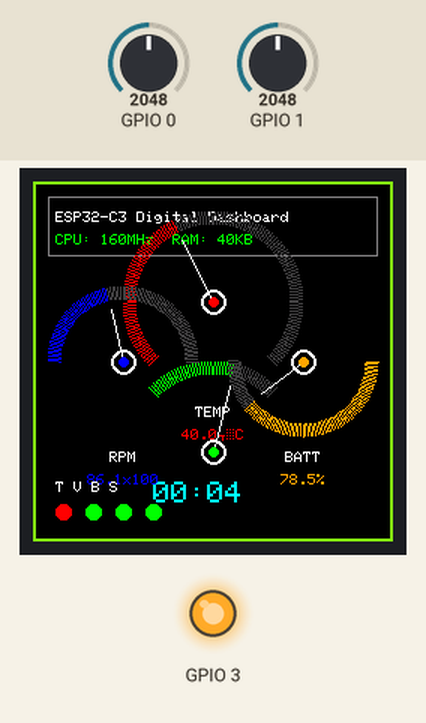
Simulated run of this sketch. Board: ESP32-C3. Shown: 240×240 colour display, output pins drawn as LEDs (lit = HIGH). Inputs (shaded band) come from the test bench; at power-on: GPIO 0 = 2048, GPIO 1 = 2048. Random numbers use the default seed unless the sketch sets one; what the sketch prints to the serial monitor is not drawn.

Above: at 5.3 s.
5.4 s: GPIO 0 set to 1960
At 7.58 s:
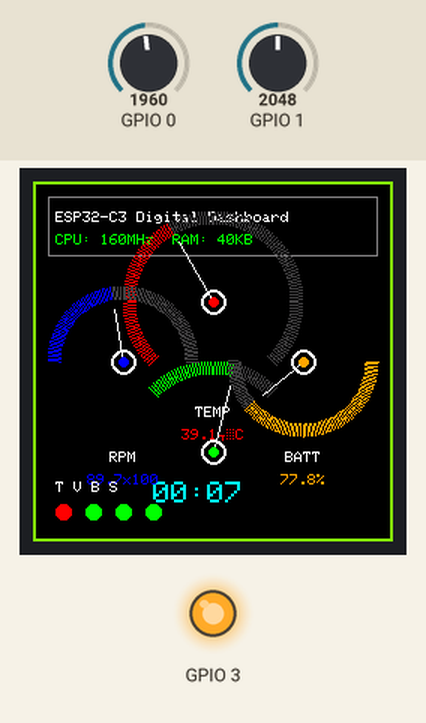
8.4 s: GPIO 1 set to 2866
At 10.7 s:
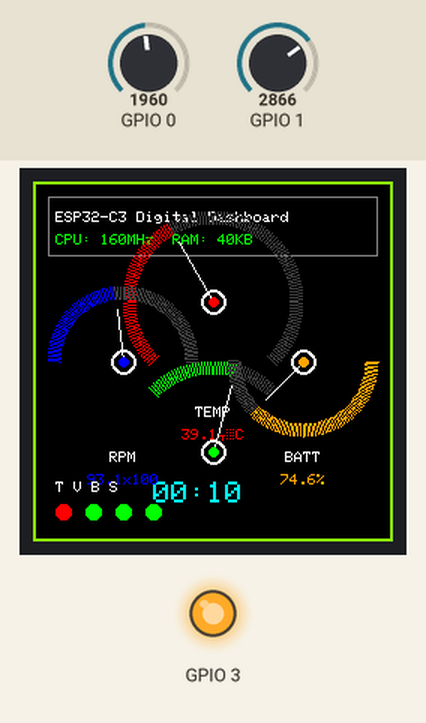
11.4 s: GPIO 0 set to 2040
At 13.12 s:
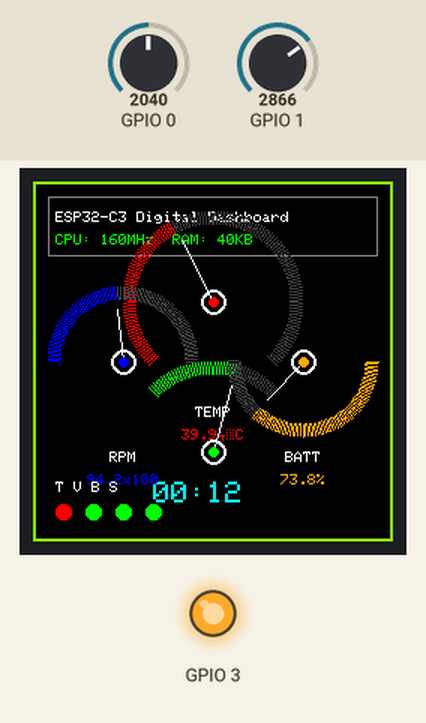
14.4 s: GPIO 1 set to 3603
At 17.11 s:
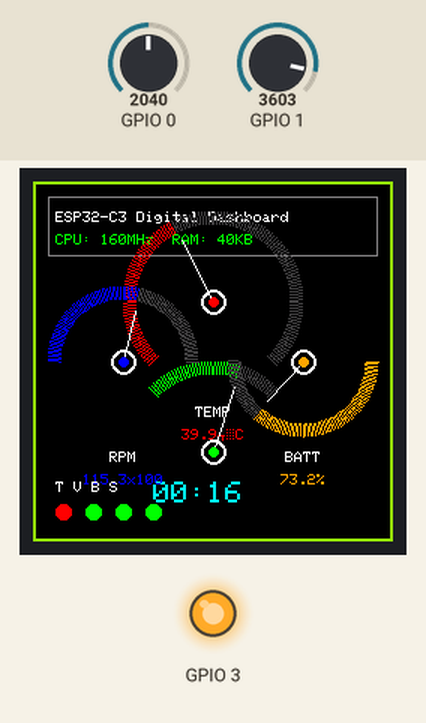
17.4 s: GPIO 0 set to 2047
At 18.49 s:
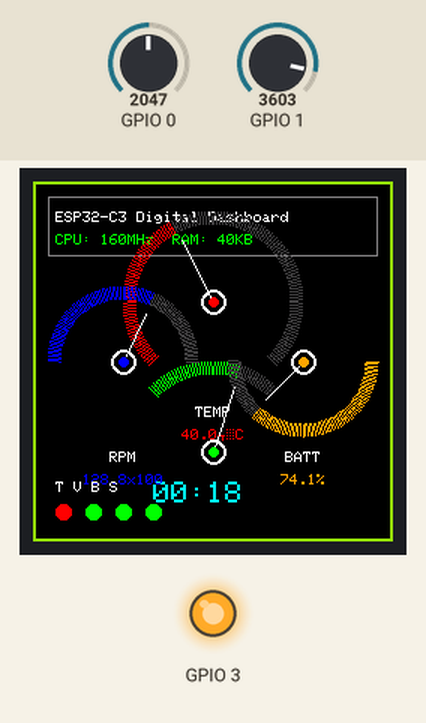
20.4 s: GPIO 1 set to 4095
At 23.34 s:
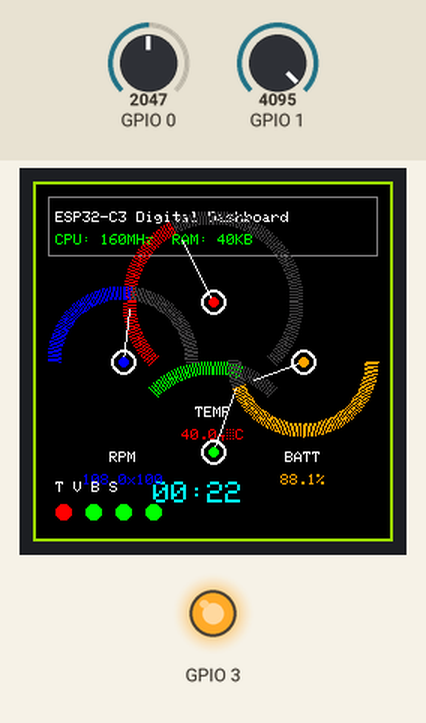

The sketch:

CoolDisplay.ino
```cpp
/*
  Cool Digital Display with Meters and Dials for ESP32-C3 with GC9A01
  Using LovyanGFX library as a replacement for TFT_eSPI
  Features: Analog gauges, digital meters, temperature display, voltage meter
*/

#define LGFX_USE_V1
#include <LovyanGFX.hpp>

// Custom LGFX class for ESP32-C3 with GC9A01
class LGFX : public lgfx::LGFX_Device
{
  lgfx::Panel_GC9A01 _panel_instance;
  lgfx::Bus_SPI _bus_instance;

public:
  LGFX(void)
  {
    {
      auto cfg = _bus_instance.config();
      cfg.spi_host = SPI2_HOST;  // Use FSPI for ESP32-C3
      cfg.spi_mode = 0;
      cfg.freq_write = 27000000; // 27MHz
      cfg.freq_read = 16000000;
      cfg.spi_3wire = true;
      cfg.use_lock = true;
      cfg.dma_channel = SPI_DMA_CH_AUTO;
      cfg.pin_sclk = 6;   // SPI Clock
      cfg.pin_mosi = 7;   // SPI Data Output (MOSI)
      cfg.pin_miso = -1;  // Not used
      cfg.pin_dc = 2;     // Data/Command select
      _bus_instance.config(cfg);
      _panel_instance.setBus(&_bus_instance);
    }

    {
      auto cfg = _panel_instance.config();
      cfg.pin_cs = 10;    // Chip Select
      cfg.pin_rst = -1;   // Reset pin (not connected)
      cfg.pin_busy = -1;  // Not used
      cfg.memory_width = 240;
      cfg.memory_height = 240;
      cfg.panel_width = 240;
      cfg.panel_height = 240;
      cfg.offset_x = 0;
      cfg.offset_y = 0;
      cfg.offset_rotation = 0;
      cfg.dummy_read_pixel = 8;
      cfg.dummy_read_bits = 1;
      cfg.readable = true;
      cfg.invert = false;
      cfg.rgb_order = false;
      cfg.dlen_16bit = false;
      cfg.bus_shared = true;
      _panel_instance.config(cfg);
    }

    setPanel(&_panel_instance);
  }
};

static LGFX lcd;
static LGFX_Sprite sprite(&lcd);  // Sprite for smooth animations

// Color definitions
#define BLACK       0x0000
#define WHITE       0xFFFF
#define RED         0xF800
#define GREEN       0x07E0
#define BLUE        0x001F
#define CYAN        0x07FF
#define MAGENTA     0xF81F
#define YELLOW      0xFFE0
#define ORANGE      0xFD20
#define GRAY        0x8410
#define DARK_GRAY   0x4208
#define LIGHT_GRAY  0xBDF7

// Gauge parameters
struct Gauge {
  int centerX, centerY;
  int radius;
  int startAngle, endAngle;
  float minValue, maxValue;
  float currentValue;
  uint16_t color;
  const char* label;
  const char* unit;
};

// Initialize gauges
Gauge tempGauge = {120, 80, 60, 135, 45, 0, 100, 23.5, RED, "TEMP", "°C"};
Gauge voltGauge = {120, 180, 60, 225, 315, 0, 5, 3.3, GREEN, "VOLT", "V"};
Gauge speedGauge = {60, 120, 50, 180, 0, 0, 200, 85, BLUE, "RPM", "x100"};
Gauge battGauge = {180, 120, 50, 0, 180, 0, 100, 78, ORANGE, "BATT", "%"};

// Animation variables
float animationStep = 0;
unsigned long lastUpdate = 0;
unsigned long lastDataUpdate = 0;

void setup() {
  Serial.begin(115200);
  delay(1000);

  Serial.println("=========================================");
  Serial.println("Cool Digital Display - ESP32-C3 + GC9A01");
  Serial.println("Using LovyanGFX Library");
  Serial.println("=========================================");

  // Initialize backlight
  pinMode(3, OUTPUT);
  digitalWrite(3, HIGH);
  Serial.println("Backlight ON");

  // Initialize display
  lcd.init();
  lcd.setRotation(0);
  lcd.fillScreen(BLACK);

  // Show startup screen
  showStartupScreen();
  delay(2000);

  // Initialize sprite for smooth animations
  sprite.createSprite(240, 240);
  sprite.setColorDepth(16);

  Serial.println("Display initialized successfully!");
}

void showStartupScreen() {
  lcd.fillScreen(BLACK);

  // Draw title
  lcd.setTextColor(WHITE);
  lcd.setTextSize(2);
  lcd.setCursor(60, 50);
  lcd.println("DIGITAL");
  lcd.setCursor(80, 75);
  lcd.println("DASH");

  // Draw subtitle
  lcd.setTextColor(GRAY);
  lcd.setTextSize(1);
  lcd.setCursor(70, 110);
  lcd.println("ESP32-C3 + GC9A01");
  lcd.setCursor(85, 125);
  lcd.println("LovyanGFX");

  // Draw loading bar
  int barWidth = 160;
  int barHeight = 8;
  int barX = (240 - barWidth) / 2;
  int barY = 160;

  lcd.drawRect(barX - 2, barY - 2, barWidth + 4, barHeight + 4, WHITE);

  for (int i = 0; i <= barWidth; i += 4) {
    lcd.fillRect(barX, barY, i, barHeight, GREEN);
    delay(20);
  }

  // Version info
  lcd.setTextColor(DARK_GRAY);
  lcd.setCursor(90, 200);
  lcd.println("v1.0.0");
}

void drawGauge(Gauge& gauge) {
  int cx = gauge.centerX;
  int cy = gauge.centerY;
  int radius = gauge.radius;

  // Draw gauge background arc
  for (int r = radius - 8; r <= radius; r++) {
    drawArc(cx, cy, r, gauge.startAngle, gauge.endAngle, DARK_GRAY);
  }

  // Calculate needle angle
  float valueRange = gauge.maxValue - gauge.minValue;
  float angleRange = gauge.endAngle - gauge.startAngle;
  if (angleRange < 0) angleRange += 360;

  float valuePercent = (gauge.currentValue - gauge.minValue) / valueRange;
  float needleAngle = gauge.startAngle + (valuePercent * angleRange);

  // Draw value arc (colored portion)
  for (int r = radius - 8; r <= radius; r++) {
    drawArc(cx, cy, r, gauge.startAngle, needleAngle, gauge.color);
  }

  // Draw center circle
  sprite.fillCircle(cx, cy, 8, WHITE);
  sprite.fillCircle(cx, cy, 6, BLACK);

  // Draw needle
  float needleRadians = needleAngle * PI / 180.0;
  int needleEndX = cx + (radius - 15) * cos(needleRadians);
  int needleEndY = cy + (radius - 15) * sin(needleRadians);

  sprite.drawLine(cx, cy, needleEndX, needleEndY, WHITE);
  sprite.fillCircle(cx, cy, 3, gauge.color);

  // Draw label and value
  sprite.setTextColor(WHITE);
  sprite.setTextSize(1);

  // Label
  int labelWidth = strlen(gauge.label) * 6;
  sprite.setCursor(cx - labelWidth/2, cy + radius + 10);
  sprite.println(gauge.label);

  // Value
  char valueStr[20];
  sprintf(valueStr, "%.1f%s", gauge.currentValue, gauge.unit);
  int valueWidth = strlen(valueStr) * 6;
  sprite.setCursor(cx - valueWidth/2, cy + radius + 25);
  sprite.setTextColor(gauge.color);
  sprite.println(valueStr);
}

void drawArc(int cx, int cy, int radius, float startAngle, float endAngle, uint16_t color) {
  if (endAngle < startAngle) endAngle += 360;

  for (float angle = startAngle; angle <= endAngle; angle += 2) {
    float radians = angle * PI / 180.0;
    int x = cx + radius * cos(radians);
    int y = cy + radius * sin(radians);
    sprite.drawPixel(x, y, color);
  }
}

void drawDigitalReadouts() {
  // System info panel
  sprite.drawRect(10, 10, 220, 40, GRAY);
  sprite.setTextColor(WHITE);
  sprite.setTextSize(1);
  sprite.setCursor(15, 20);
  sprite.println("ESP32-C3 Digital Dashboard");

  sprite.setTextColor(GREEN);
  sprite.setCursor(15, 35);
  sprite.printf("CPU: %dMHz  RAM: %dKB", ESP.getCpuFreqMHz(), ESP.getFreeHeap()/1024);

  // Time display
  sprite.setTextColor(CYAN);
  sprite.setTextSize(2);
  sprite.setCursor(80, 200);
  unsigned long seconds = millis() / 1000;
  unsigned long minutes = seconds / 60;
  seconds = seconds % 60;
  sprite.printf("%02lu:%02lu", minutes, seconds);
}

void updateSensorValues() {
  // Simulate sensor readings with smooth changes
  static float tempTarget = 25.0;
  static float voltTarget = 3.3;
  static float speedTarget = 90.0;
  static float battTarget = 80.0;

  // Randomly change targets occasionally
  if (random(100) < 2) tempTarget = random(200, 450) / 10.0;
  if (random(100) < 2) voltTarget = random(280, 360) / 100.0;
  if (random(100) < 2) speedTarget = random(300, 1800) / 10.0;
  if (random(100) < 2) battTarget = random(650, 980) / 10.0;

  // Smooth interpolation to targets
  tempGauge.currentValue += (tempTarget - tempGauge.currentValue) * 0.05;
  voltGauge.currentValue += (voltTarget - voltGauge.currentValue) * 0.05;
  speedGauge.currentValue += (speedTarget - speedGauge.currentValue) * 0.05;
  battGauge.currentValue += (battTarget - battGauge.currentValue) * 0.05;

  // Add some real sensor readings
  tempGauge.currentValue = 20.0 + (analogRead(A0) / 4095.0) * 40.0; // Simulate temperature
  voltGauge.currentValue = 3.0 + (analogRead(A1) / 4095.0) * 0.6;   // Simulate voltage
}

void drawStatusLEDs() {
  // Status indicators
  sprite.fillCircle(20, 220, 5, tempGauge.currentValue > 35 ? RED : GREEN);  // Temperature warning
  sprite.fillCircle(40, 220, 5, voltGauge.currentValue < 3.0 ? RED : GREEN); // Voltage warning
  sprite.fillCircle(60, 220, 5, battGauge.currentValue < 20 ? RED : GREEN);  // Battery warning
  sprite.fillCircle(80, 220, 5, GREEN);  // System OK

  // Status labels
  sprite.setTextColor(WHITE);
  sprite.setTextSize(1);
  sprite.setCursor(15, 200);
  sprite.println("T V B S");
}

void loop() {
  unsigned long currentTime = millis();

  // Update sensor values every 100ms
  if (currentTime - lastDataUpdate > 100) {
    updateSensorValues();
    lastDataUpdate = currentTime;
  }

  // Update display every 50ms for smooth animation
  if (currentTime - lastUpdate > 50) {
    // Clear sprite
    sprite.fillSprite(BLACK);

    // Draw all components
    drawDigitalReadouts();
    drawGauge(tempGauge);
    drawGauge(voltGauge);
    drawGauge(speedGauge);
    drawGauge(battGauge);
    drawStatusLEDs();

    // Add animated border
    animationStep += 0.1;
    if (animationStep > 360) animationStep = 0;

    uint16_t borderColor = sprite.color565(
      128 + 127 * sin(animationStep * PI / 180),
      128 + 127 * sin((animationStep + 120) * PI / 180),
      128 + 127 * sin((animationStep + 240) * PI / 180)
    );

    // Draw animated border
    sprite.drawRect(0, 0, 240, 240, borderColor);
    sprite.drawRect(1, 1, 238, 238, borderColor);

    // Push sprite to display
    sprite.pushSprite(0, 0);

    lastUpdate = currentTime;
  }

  // Print debug info occasionally
  static unsigned long lastSerial = 0;
  if (currentTime - lastSerial > 2000) {
    Serial.printf("Temp: %.1f°C, Volt: %.2fV, Speed: %.0f RPM, Batt: %.0f%%\n",
                  tempGauge.currentValue, voltGauge.currentValue,
                  speedGauge.currentValue, battGauge.currentValue);
    lastSerial = currentTime;
  }
}
```
